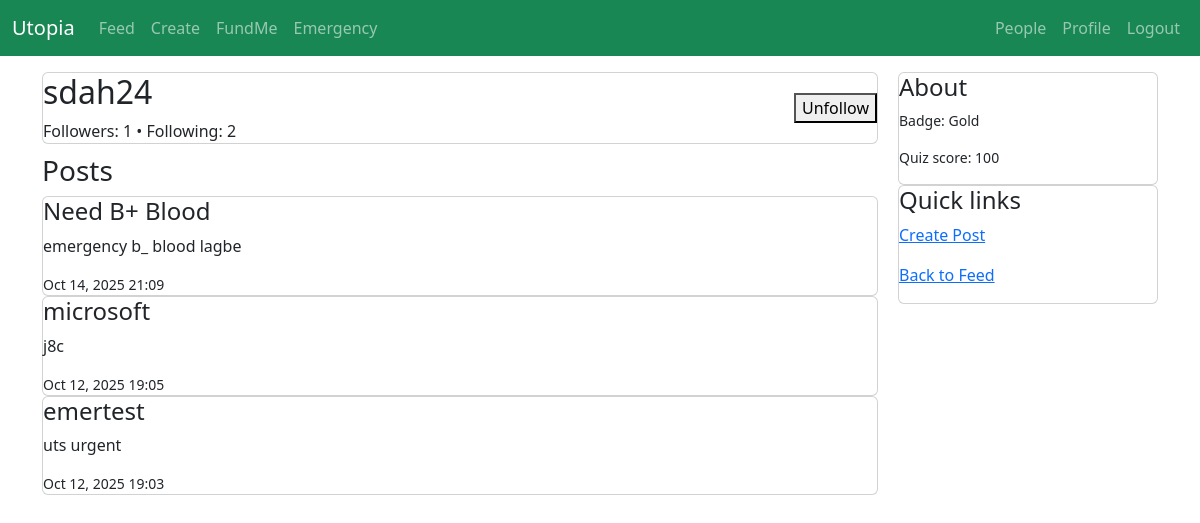
The app's page /posts/profile/2/ (signed in) with its own data.
### accounts/models.py (models this page shows, shortened)
class Profile(models.Model):
    user = models.OneToOneField(User, on_delete=models.CASCADE)
    display_name = models.CharField(max_length=150, blank=True)
    bio = models.TextField(blank=True)
    profile_image = models.ImageField(upload_to='profiles/', blank=True, null=True)
    quiz_score = models.IntegerField(null=True, blank=True)    # percent or raw
    badge = models.CharField(max_length=50, choices=[("Bronze","Bronze"),("Silver","Silver"),("Gold","Gold")], default="Bronze")
    created_at = models.DateTimeField(auto_now_add=True)
    updated_at = models.DateTimeField(auto_now=True)

### posts/models.py (models this page shows, shortened)
class Post(models.Model):
    profile = models.ForeignKey("accounts.Profile", on_delete=models.CASCADE, related_name="posts")
    title = models.CharField(max_length=200, blank=True)
    content = models.TextField(blank=True)
    image = models.ImageField(upload_to="posts/", blank=True, null=True)
    is_emergency = models.BooleanField(default=False)
    created_at = models.DateTimeField(default=timezone.now)
    updated_at = models.DateTimeField(auto_now=True)
    likes_count = models.IntegerField(default=0)
    class Meta:
        ordering = ["-created_at"]

### posts/views.py (the view)
# urls.py: path("profile/<int:profile_id>/", views.profile_posts, name="profile_posts"),
def profile_posts(request, profile_id):
    from accounts.models import Profile
    profile_user = get_object_or_404(Profile, pk=profile_id)
    posts = profile_user.posts.all().select_related("profile__user").prefetch_related("comments")
    is_following = False
    if request.user.is_authenticated and getattr(request.user, "profile", None):
        is_following = Follow.objects.filter(follower=request.user.profile, following=profile_user).exists()
    followers_count = Follow.objects.filter(following=profile_user).count()
    following_count = Follow.objects.filter(follower=profile_user).count()
    return render(request, "posts/profile_posts.html", {
        "profile_user": profile_user,
        "posts": posts,
        "is_following": is_following,
        "followers_count": followers_count,
        "following_count": following_count,
    })

### templates/posts/profile_posts.html (shortened to what this page needs)
{% extends "base.html" %}
{% block content %}
  <div style="display:flex;gap:20px">
    <section style="flex:1">
      <div class="card">
        <div style="display:flex;justify-content:space-between;align-items:center">
          <div>
            <h2>{{ profile_user.user.username }}</h2>
            <div class="muted">Followers: {{ followers_count }} • Following: {{ following_count }}</div>
          </div>
          {% if request.user.is_authenticated and request.user.profile.id != profile_user.id %}
            <form method="post" action="{% url 'posts:toggle_follow' profile_user.id %}">
              <button class="btn-ghost" type="submit">{% if is_following %}Unfollow{% else %}Follow{% endif %}</button>
            </form>
          {% endif %}
        </div>
      </div>
      <h3 style="margin-top:10px">Posts</h3>
      {% for post in posts %}
        <div class="card">
          {% if post.title %}<h4>{{ post.title }}</h4>{% endif %}
          <p>{{ post.content|linebreaksbr }}</p>
          <small class="muted">{{ post.created_at|date:"M d, Y H:i" }}</small>
        </div>
      {% empty %}
        <div class="card">No posts yet.</div>
      {% endfor %}
    </section>
    <aside style="width:260px">
      <div class="card">
        <h4>About</h4>
        <p class="small">Badge: {{ profile_user.badge }}</p>
        <p class="small">Quiz score: {{ profile_user.quiz_score }}</p>
      </div>
      <div class="card">
        <h4>Quick links</h4>
        <p><a href="{% url 'posts:create_post' %}">Create Post</a></p>
        <p><a href="{% url 'posts:feed' %}">Back to Feed</a></p>
      </div>
    </aside>
  </div>
{% endblock %}

### records on screen
Profile: user.username "sdah24", badge "Gold", quiz_score "100"
Post: title "Need B+ Blood", content "emergency b_ blood lagbe", created_at "Oct 14, 2025 21:09"
Post: title "microsoft", content "j8c", created_at "Oct 12, 2025 19:05"
Post: title "emertest", content "uts urgent", created_at "Oct 12, 2025 19:03"

### other values on screen
{{ followers_count }} "1"
{{ following_count }} "2"
